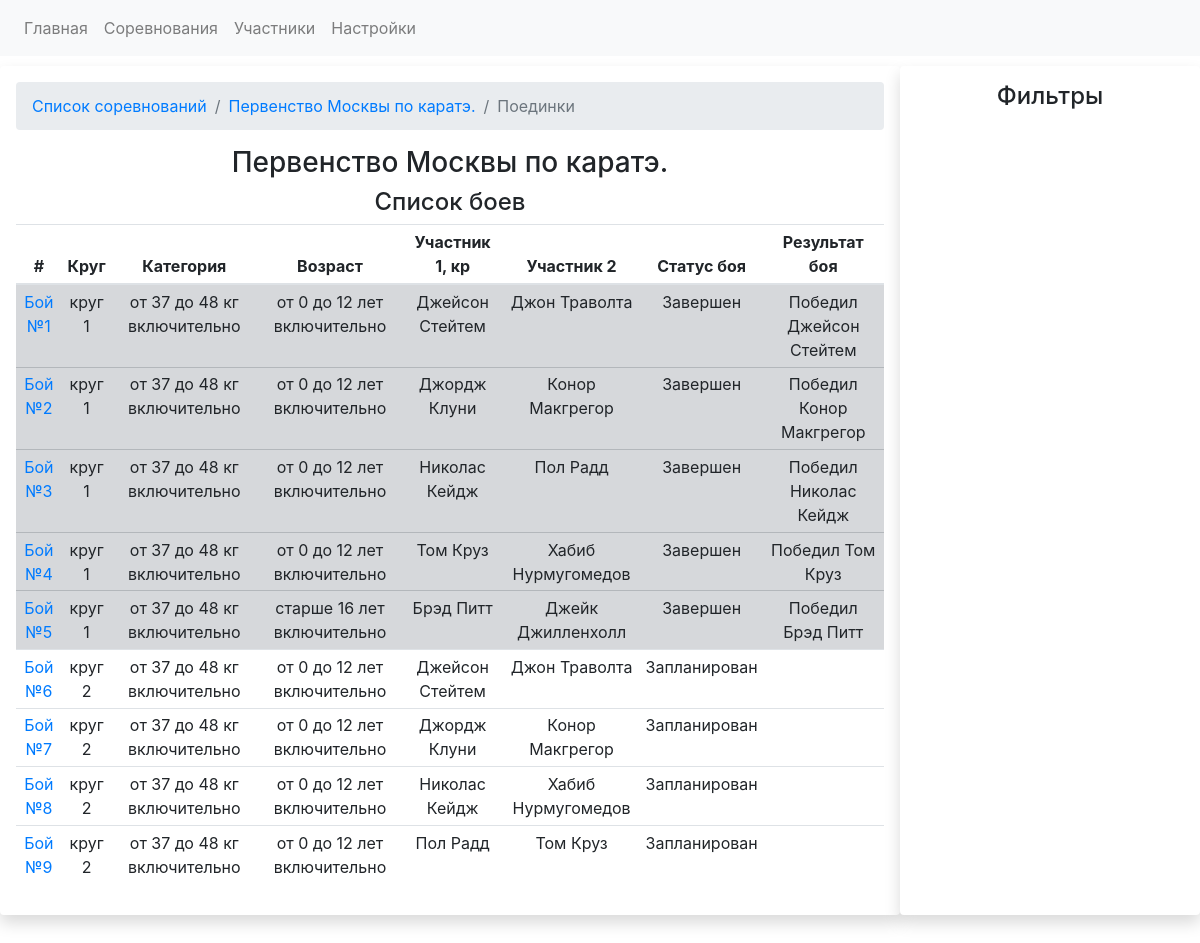
The page /competitions/1/fights on the database as committed earlier.
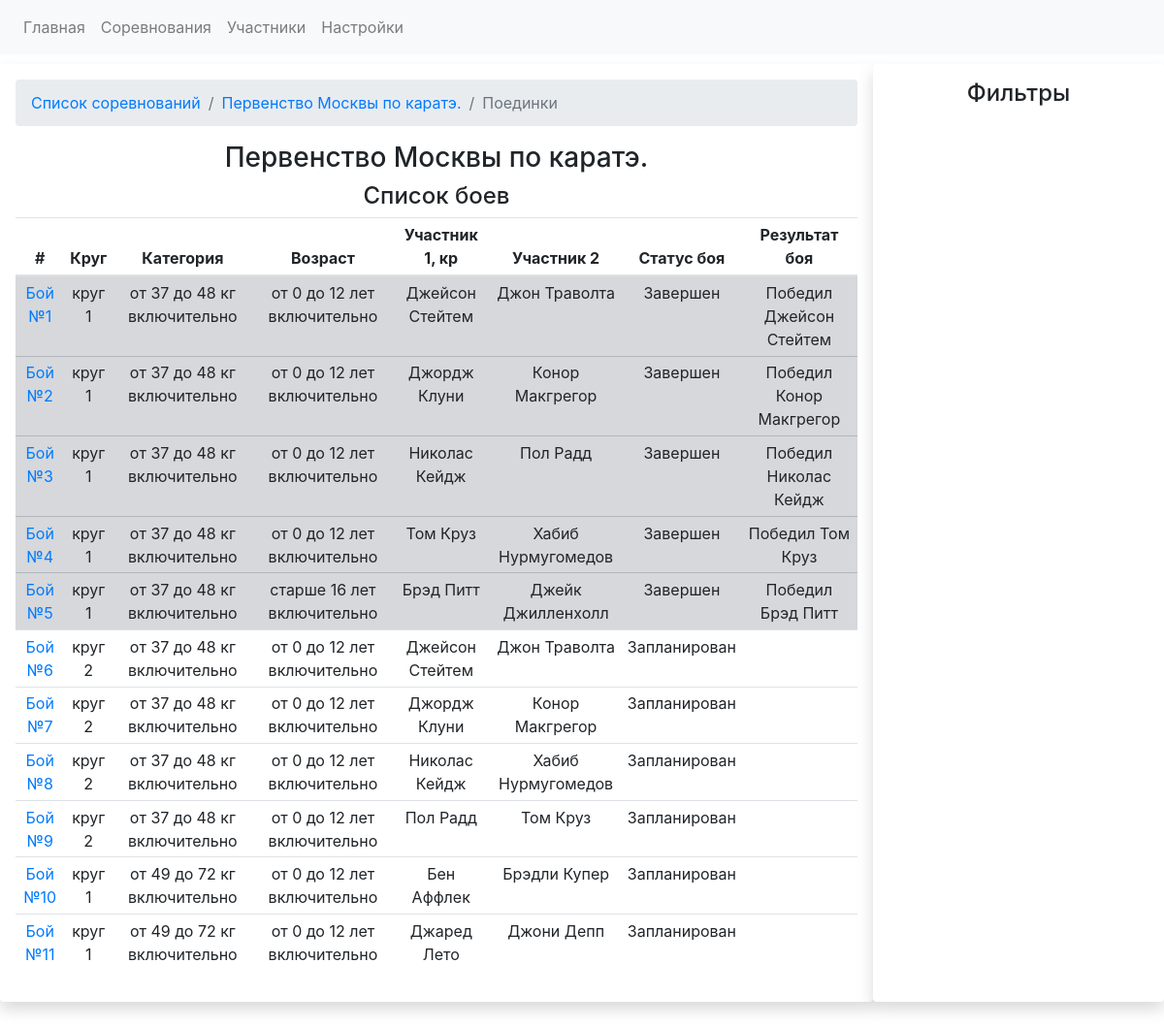
The same page on the database as committed later.
### app.py (models this page shows)
class CompetitionsDB(db.Model):
    competition_id = db.Column(db.Integer, primary_key=True)
    competition_name = db.Column(db.String)
    competition_date_start = db.Column(db.Date, default=datetime.utcnow)
    competition_date_finish = db.Column(db.Date, default=datetime.utcnow)
    competition_city = db.Column(db.String)
    competition_fights = db.relationship('FightsDB', backref='competition', lazy='dynamic')
    registrations = db.relationship('RegistrationDB', backref='competition')

class FightsDB(db.Model):
    fight_id = db.Column(db.Integer, primary_key=True)
    round_number = db.Column(db.Integer, db.ForeignKey('roundsDB.id')) # номер круга, в котором проводится бой. Текст ,потому что есть полуфинал и финал
    weight_category = db.Column(db.Integer, db.ForeignKey('weightcategoriesDB.weight_cat_id')) # весовая категория, в которой проводится бой
    age_category = db.Column(db.Integer, db.ForeignKey('agecategoriesDB.id'))  # возрастная категория, в которой проводится бой
    red_fighter_id = db.Column(db.Integer, db.ForeignKey('fightersDB.fighter_id')) # id красного бойца
    blue_fighter_id = db.Column(db.Integer, db.ForeignKey('fightersDB.fighter_id')) # id синего бойца
    fight_status = db.Column(db.Boolean, default=False) # False = Запланирован. True - завершен
    red_fighter_score = db.Column(db.Integer) # счет красного бойца
    blue_fighter_score = db.Column(db.Integer) # счет синего бойца
    won_id = db.Column(db.Integer) # результат боя Кто выиграл. Например. ID победителя
    loose_id = db.Column(db.Integer) #  id бойца. который проиграл
    draw_status = db.Column(db.Boolean) # если ничья, то True
    competition_id = db.Column(db.Integer, db.ForeignKey('competitionsDB.competition_id'))
    fight_result = db.Column(db.String)

class RoundsDB(db.Model):
    id = db.Column(db.Integer, primary_key=True)
    round_name = db.Column(db.String)
    sort_index = db.Column(db.Integer)
    fights = db.relationship('FightsDB', backref = 'roundNo')
    finished_regs = db.relationship('RegistrationDB', backref = 'roundNo')

class WeightcategoriesDB(db.Model):
    weight_cat_id = db.Column(db.Integer, primary_key=True)
    sort_index = db.Column(db.Integer)
    weight_category_name = db.Column(db.String)
    weight_category_start = db.Column(db.Integer)
    weight_category_finish = db.Column(db.Integer)
    registrations = db.relationship('RegistrationDB', backref='weight_categories')
    fights = db.relationship('FightsDB', backref = 'weight_category_backref')

class AgecategoriesDB(db.Model):
    id = db.Column(db.Integer, primary_key=True)
    sort_index = db.Column(db.Integer)
    age_category_name = db.Column(db.String)
    age_category_start = db.Column(db.Integer)
    age_category_finish = db.Column(db.Integer)
    registrations = db.relationship('RegistrationDB', backref='age_categories')
    fights = db.relationship('FightsDB', backref = 'age_category_backref')

class FightersDB(db.Model):
    fighter_id = db.Column(db.Integer, primary_key=True)
    name = db.Column(db.String)
    last_name = db.Column(db.String)
    fighter_image = db.Column(db.String)
    fighter_image_id = db.Column(db.String)
    birthday = db.Column(db.Date, default=datetime.utcnow)
    active_status = db.Column(db.Integer)
    red_fighter = db.relationship('FightsDB', backref='red_fighter', foreign_keys="[FightsDB.red_fighter_id]")
    blue_fighter = db.relationship('FightsDB', backref='blue_fighter', foreign_keys="[FightsDB.blue_fighter_id]")
    registrations = db.relationship('RegistrationDB', backref = 'fighter')

### app.py (the view)
@app.route('/competitions/<int:comp_id>/fights')
def competition_fights_view(comp_id):
    competition_data = CompetitionsDB.query.get(comp_id)
    fights_in_competition = competition_data.competition_fights.all()
    return render_template('fights.html', fights_in_competition = fights_in_competition, competition_data = competition_data)

### templates/fights.html (shortened to what this page needs)
{% extends "base.html" %}
{% block head %}
<link rel="stylesheet" href="https://stackpath.bootstrapcdn.com/bootstrap/4.5.0/css/bootstrap.min.css">
<link rel="stylesheet" type="text/css" href="https://cdn.datatables.net/1.10.24/css/dataTables.bootstrap4.min.css">
{% endblock %}
{% block content %}
    <div class="container-fluid" style="margin-top: 10px">
        <div class="row">
            <div class="col-lg-9 shadow p-3 mb-5 bg-white rounded text-center">
                <nav aria-label="breadcrumb">
                      <ol class="breadcrumb">
                        <li class="breadcrumb-item"><a href="{{url_for('competitions')}}">Список соревнований</a></li>
                        <li class="breadcrumb-item"><a href="{{url_for('competition_view', competition_id = competition_data.competition_id)}}">{{ competition_data.competition_name }}</a></li>
                        <li class="breadcrumb-item active" aria-current="page">Поединки</li>
                      </ol>
                </nav>
                <h3>{{ competition_data.competition_name }}</h3>
                <h4>Список боев</h4>
                <table id="fights_table" class="table table-sm table-responsive">
                      <thead>
                        <tr>
                          <th scope="col">#</th>
                          <th scope="col">Круг</th>
                          <th scope="col">Категория</th>
                          <th scope="col">Возраст</th>
                          <th scope="col">Участник 1, кр</th>
                          <th scope="col">Участник 2</th>
                          <th scope="col">Статус боя</th>
                          <th scope="col">Результат боя</th>
                        </tr>
                      </thead>
                      <tbody>
                      {% for fight in fights_in_competition %}
                          {% if fight.fight_status %}
                            <tr class="table-secondary">
                          {% else %}
                            <tr>
                          {% endif %}
                          <td>
                          <a href="{{url_for('select_fight_status', comp_id = fight.competition_id, weight_cat_id = fight.weight_category, age_cat_id = fight.age_category, round_no = fight.round_number, fight_id = fight.fight_id)}}">
                          Бой №{{ fight.fight_id }}
                              </a>
                          </td>
                          <td>{{ fight.roundNo.round_name }}</td>
                          <td>{{ fight.weight_category_backref.weight_category_name }}</td>
                          <td>{{ fight.age_category_backref.age_category_name }}</td>
                          <td>{{ fight.red_fighter.name +" "+ fight.red_fighter.last_name}}</td>
                          <td>{{ fight.blue_fighter.name +" " + fight.blue_fighter.last_name}}</td>
                          <td>
                              {% if  fight.fight_status%}
                                    Завершен
                              {% else %}
                                 Запланирован
                                {% endif %}
                          </td>
                          <td>
                              {% if  fight.fight_result %}
                                {{fight.fight_result}}</td>
                            {% endif %}
                        </tr>
                      {% endfor %}
                      </tbody>
                </table>
            </div>
            <div class="col-lg-3 shadow p-3 mb-5 bg-white rounded">
                    <h4 style="text-align: center">Фильтры</h4>
            </div>
        </div>
    </div>
{% endblock %}

### templates/base.html (shortened to what this page needs)
<!DOCTYPE html>
<html lang="en">
<head>
{% block head %}{% endblock %}
</head>
<body>
    <nav class="navbar navbar-expand-lg navbar-light bg-light">
  <div class="collapse navbar-collapse" id="navbarSupportedContent">
    <ul class="navbar-nav mr-auto">
      <li class="nav-item">
        <a class="nav-link" href="{{url_for('index')}}">Главная</a>
      </li>
      <li class="nav-item">
        <a class="nav-link" href="{{url_for('competitions')}}">Соревнования</a>
      </li>
        <li class="nav-item">
            <a class="nav-link" href="{{url_for('participants')}}">Участники</a>
        </li>
      <li class="nav-item">
        <a class="nav-link" href="{{url_for('settings_form')}}">Настройки</a>
      </li>
    </ul>
</div>
</nav>
    <div id="content">
        {% block content %}
        {% endblock %}
    </div>
</body>
</html>

Rows that differ between the two databases and show on the page:
added FightsDB: fight_id "10", roundNo.round_name "круг 1", weight_category_backref.weight_category_name "от 49 до 72 кг включительно", age_category_backref.age_category_name "от 0 до 12 лет включительно", red_fighter "Бен Аффлек", blue_fighter "Брэдли Купер", fight_status "Запланирован"
added FightsDB: fight_id "11", roundNo.round_name "круг 1", weight_category_backref.weight_category_name "от 49 до 72 кг включительно", age_category_backref.age_category_name "от 0 до 12 лет включительно", red_fighter "Джаред Лето", blue_fighter "Джони Депп", fight_status "Запланирован"
